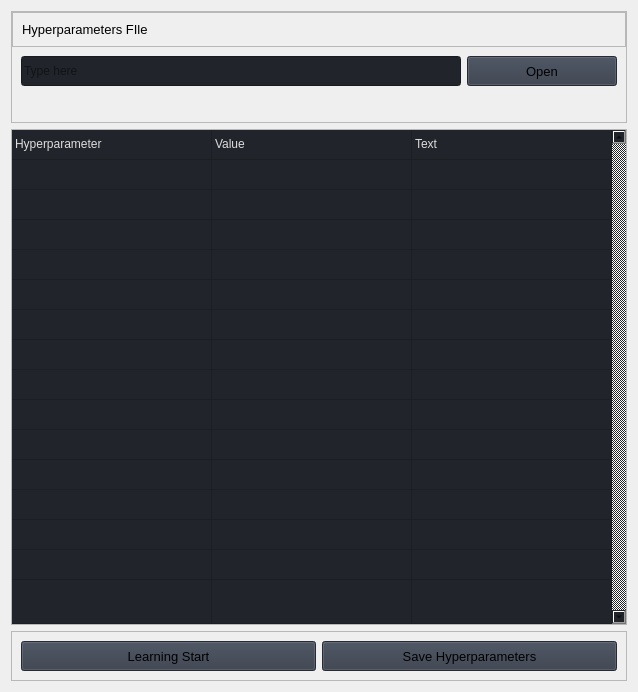
                     <widget class="QWidget" name="parameters_page">
                      <layout class="QVBoxLayout" name="verticalLayout_11">
                       <item>
                        <widget class="QFrame" name="row_4">
                         <property name="frameShape">
                          <enum>QFrame::Shape::StyledPanel</enum>
                         </property>
                         <property name="frameShadow">
                          <enum>QFrame::Shadow::Raised</enum>
                         </property>
                         <layout class="QVBoxLayout" name="verticalLayout_21">
                          <property name="spacing">
                           <number>0</number>
                          </property>
                          <property name="leftMargin">
                           <number>0</number>
                          </property>
                          <property name="topMargin">
                           <number>0</number>
                          </property>
                          <property name="rightMargin">
                           <number>0</number>
                          </property>
                          <property name="bottomMargin">
                           <number>0</number>
                          </property>
                          <item>
                           <widget class="QFrame" name="frame_div_content_2">
                            <property name="minimumSize">
                             <size>
                              <width>0</width>
                              <height>110</height>
                             </size>
                            </property>
                            <property name="maximumSize">
                             <size>
                              <width>16777215</width>
                              <height>110</height>
                             </size>
                            </property>
                            <property name="frameShape">
                             <enum>QFrame::Shape::NoFrame</enum>
                            </property>
                            <property name="frameShadow">
                             <enum>QFrame::Shadow::Raised</enum>
                            </property>
                            <layout class="QVBoxLayout" name="verticalLayout_22">
                             <property name="spacing">
                              <number>0</number>
                             </property>
                             <property name="leftMargin">
                              <number>0</number>
                             </property>
                             <property name="topMargin">
                              <number>0</number>
                             </property>
                             <property name="rightMargin">
                              <number>0</number>
                             </property>
                             <property name="bottomMargin">
                              <number>0</number>
                             </property>
                             <item>
                              <widget class="QFrame" name="frame_title_wid_2">
                               <property name="maximumSize">
                                <size>
                                 <width>16777215</width>
                                 <height>35</height>
                                </size>
                               </property>
                               <property name="frameShape">
                                <enum>QFrame::Shape::StyledPanel</enum>
                               </property>
                               <property name="frameShadow">
                                <enum>QFrame::Shadow::Raised</enum>
                               </property>
                               <layout class="QVBoxLayout" name="verticalLayout_23">
                                <item>
                                 <widget class="QLabel" name="labelBoxBlenderInstalation_2">
                                  <property name="font">
                                   <font>
                                    <family>Segoe UI</family>
                                    <pointsize>10</pointsize>
                                    <italic>false</italic>
                                    <bold>false</bold>
                                   </font>
                                  </property>
                                  <property name="styleSheet">
                                   <string notr="true"/>
                                  </property>
                                  <property name="text">
                                   <string>Hyperparameters FIle</string>
                                  </property>
                                 </widget>
                                </item>
                               </layout>
                              </widget>
                             </item>
                             <item>
                              <widget class="QFrame" name="frame_content_wid_2">
                               <property name="frameShape">
                                <enum>QFrame::Shape::NoFrame</enum>
                               </property>
                               <property name="frameShadow">
                                <enum>QFrame::Shadow::Raised</enum>
                               </property>
                               <layout class="QHBoxLayout" name="horizontalLayout_10">
                                <item>
                                 <layout class="QGridLayout" name="gridLayout_3">
                                  <property name="bottomMargin">
                                   <number>0</number>
                                  </property>
                                  <item row="0" column="0">
                                   <widget class="QLineEdit" name="filepath_lineEdit">
                                    <property name="minimumSize">
                                     <size>
                                      <width>0</width>
                                      <height>30</height>
                                     </size>
                                    </property>
                                    <property name="styleSheet">
                                     <string notr="true">background-color: rgb(33, 37, 43);</string>
                                    </property>
                                    <property name="text">
                                     <string/>
                                    </property>
                                    <property name="placeholderText">
                                     <string>Type here</string>
                                    </property>
                                   </widget>
                                  </item>
                                  <item row="0" column="1">
                                   <widget class="QPushButton" name="File_Button_3">
                                    <property name="minimumSize">
                                     <size>
                                      <width>150</width>
                                      <height>30</height>
                                     </size>
                                    </property>
                                    <property name="font">
                                     <font>
                                      <family>Segoe UI</family>
                                      <pointsize>10</pointsize>
                                      <italic>false</italic>
                                      <bold>false</bold>
                                     </font>
                                    </property>
                                    <property name="cursor">
                                     <cursorShape>PointingHandCursor</cursorShape>
                                    </property>
                                    <property name="styleSheet">
                                     <string notr="true">background-color: rgb(52, 59, 72);</string>
                                    </property>
                                    <property name="text">
                                     <string>Open</string>
                                    </property>
                                    <property name="icon">
                                     <iconset resource="resources.qrc">
                                      <normaloff>:/icons/images/icons/cil-folder-open.png</normaloff>:/icons/images/icons/cil-folder-open.png</iconset>
                                    </property>
                                   </widget>
                                  </item>
                                  <item row="1" column="0" colspan="2">
                                   <widget class="QLabel" name="labelVersion_4">
                                    <property name="styleSheet">
                                     <string notr="true">color: rgb(113, 126, 149);</string>
                                    </property>
                                    <property name="lineWidth">
                                     <number>1</number>
                                    </property>
                                    <property name="text">
                                     <string/>
                                    </property>
                                    <property name="alignment">
                                     <set>Qt::AlignmentFlag::AlignLeading|Qt::AlignmentFlag::AlignLeft|Qt::AlignmentFlag::AlignVCenter</set>
                                    </property>
                                   </widget>
                                  </item>
                                 </layout>
                                </item>
                               </layout>
                              </widget>
                             </item>
                            </layout>
                           </widget>
                          </item>
                         </layout>
                        </widget>
                       </item>
                       <item>
                        <widget class="QFrame" name="row_5">
                         <property name="minimumSize">
                          <size>
                           <width>0</width>
                           <height>150</height>
                          </size>
                         </property>
                         <property name="frameShape">
                          <enum>QFrame::Shape::StyledPanel</enum>
                         </property>
                         <property name="frameShadow">
                          <enum>QFrame::Shadow::Raised</enum>
                         </property>
                         <layout class="QHBoxLayout" name="horizontalLayout_14">
                          <property name="spacing">
                           <number>0</number>
                          </property>
                          <property name="leftMargin">
                           <number>0</number>
                          </property>
                          <property name="topMargin">
                           <number>0</number>
                          </property>
                          <property name="rightMargin">
                           <number>0</number>
                          </property>
                          <property name="bottomMargin">
                           <number>0</number>
                          </property>
                          <item>
                           <widget class="QTableWidget" name="tableWidget_2">
                            <property name="sizePolicy">
                             <sizepolicy hsizetype="Expanding" vsizetype="Expanding">
                              <horstretch>0</horstretch>
                              <verstretch>0</verstretch>
                             </sizepolicy>
                            </property>
                            <property name="palette">
                             <palette>
                              <active>
                               <colorrole role="WindowText">
                                <brush brushstyle="SolidPattern">
                                 <color alpha="255">
                                  <red>221</red>
                                  <green>221</green>
                                  <blue>221</blue>
                                 </color>
                                </brush>
                               </colorrole>
                               <colorrole role="Button">
                                <brush brushstyle="SolidPattern">
                                 <color alpha="255">
                                  <red>33</red>
                                  <green>37</green>
                                  <blue>43</blue>
                                 </color>
                                </brush>
                               </colorrole>
                               <colorrole role="Text">
                                <brush brushstyle="SolidPattern">
                                 <color alpha="255">
                                  <red>221</red>
                                  <green>221</green>
                                  <blue>221</blue>
                                 </color>
                                </brush>
                               </colorrole>
                               <colorrole role="ButtonText">
                                <brush brushstyle="SolidPattern">
                                 <color alpha="255">
                                  <red>221</red>
                                  <green>221</green>
                                  <blue>221</blue>
                                 </color>
                                </brush>
                               </colorrole>
                               <colorrole role="Base">
                                <brush brushstyle="SolidPattern">
                                 <color alpha="255">
                                  <red>33</red>
                                  <green>37</green>
                                  <blue>43</blue>
                                 </color>
                                </brush>
                               </colorrole>
                               <colorrole role="Window">
                                <brush brushstyle="SolidPattern">
                                 <color alpha="255">
                                  <red>33</red>
                                  <green>37</green>
                                  <blue>43</blue>
                                 </color>
                                </brush>
                               </colorrole>
                               <colorrole role="PlaceholderText">
                                <brush brushstyle="SolidPattern">
                                 <color alpha="255">
                                  <red>221</red>
                                  <green>221</green>
                                  <blue>221</blue>
                                 </color>
                                </brush>
                               </colorrole>
                              </active>
                              <inactive>
                               <colorrole role="WindowText">
                                <brush brushstyle="SolidPattern">
                                 <color alpha="255">
                                  <red>221</red>
                                  <green>221</green>
                                  <blue>221</blue>
                                 </color>
                                </brush>
                               </colorrole>
                               <colorrole role="Button">
                                <brush brushstyle="SolidPattern">
                                 <color alpha="255">
                                  <red>33</red>
                                  <green>37</green>
                                  <blue>43</blue>
                                 </color>
                                </brush>
                               </colorrole>
                               <colorrole role="Text">
                                <brush brushstyle="SolidPattern">
                                 <color alpha="255">
                                  <red>221</red>
                                  <green>221</green>
                                  <blue>221</blue>
                                 </color>
                                </brush>
                               </colorrole>
                               <colorrole role="ButtonText">
                                <brush brushstyle="SolidPattern">
                                 <color alpha="255">
                                  <red>221</red>
                                  <green>221</green>
                                  <blue>221</blue>
                                 </color>
                                </brush>
                               </colorrole>
                               <colorrole role="Base">
                                <brush brushstyle="SolidPattern">
                                 <color alpha="255">
                                  <red>33</red>
                                  <green>37</green>
                                  <blue>43</blue>
                                 </color>
                                </brush>
                               </colorrole>
                               <colorrole role="Window">
                                <brush brushstyle="SolidPattern">
                                 <color alpha="255">
                                  <red>33</red>
                                  <green>37</green>
                                  <blue>43</blue>
                                 </color>
                                </brush>
                               </colorrole>
                               <colorrole role="PlaceholderText">
                                <brush brushstyle="SolidPattern">
                                 <color alpha="255">
                                  <red>221</red>
                                  <green>221</green>
                                  <blue>221</blue>
                                 </color>
                                </brush>
                               </colorrole>
                              </inactive>
                              <disabled>
                               <colorrole role="WindowText">
                                <brush brushstyle="SolidPattern">
                                 <color alpha="255">
                                  <red>221</red>
                                  <green>221</green>
                                  <blue>221</blue>
                                 </color>
                                </brush>
                               </colorrole>
                               <colorrole role="Button">
                                <brush brushstyle="SolidPattern">
                                 <color alpha="255">
                                  <red>33</red>
                                  <green>37</green>
                                  <blue>43</blue>
                                 </color>
                                </brush>
                               </colorrole>
                               <colorrole role="Text">
                                <brush brushstyle="SolidPattern">
                                 <color alpha="255">
                                  <red>221</red>
                                  <green>221</green>
                                  <blue>221</blue>
                                 </color>
                                </brush>
                               </colorrole>
                               <colorrole role="ButtonText">
                                <brush brushstyle="SolidPattern">
                                 <color alpha="255">
                                  <red>221</red>
                                  <green>221</green>
                                  <blue>221</blue>
                                 </color>
                                </brush>
                               </colorrole>
                               <colorrole role="Base">
                                <brush brushstyle="SolidPattern">
                                 <color alpha="255">
                                  <red>33</red>
                                  <green>37</green>
                                  <blue>43</blue>
                                 </color>
                                </brush>
                               </colorrole>
                               <colorrole role="Window">
                                <brush brushstyle="SolidPattern">
                                 <color alpha="255">
                                  <red>33</red>
                                  <green>37</green>
                                  <blue>43</blue>
                                 </color>
                                </brush>
                               </colorrole>
                               <colorrole role="PlaceholderText">
                                <brush brushstyle="SolidPattern">
                                 <color alpha="255">
                                  <red>221</red>
                                  <green>221</green>
                                  <blue>221</blue>
                                 </color>
                                </brush>
                               </colorrole>
                              </disabled>
                             </palette>
                            </property>
                            <property name="styleSheet">
                             <string notr="true">background-color: rgb(33, 37, 43);</string>
                            </property>
                            <property name="frameShape">
                             <enum>QFrame::Shape::NoFrame</enum>
                            </property>
                            <property name="verticalScrollBarPolicy">
                             <enum>Qt::ScrollBarPolicy::ScrollBarAlwaysOn</enum>
                            </property>
                            <property name="sizeAdjustPolicy">
                             <enum>QAbstractScrollArea::SizeAdjustPolicy::AdjustToContents</enum>
                            </property>
                            <property name="editTriggers">
                             <set>QAbstractItemView::EditTrigger::NoEditTriggers</set>
                            </property>
                            <property name="selectionMode">
                             <enum>QAbstractItemView::SelectionMode::SingleSelection</enum>
                            </property>
                            <property name="selectionBehavior">
                             <enum>QAbstractItemView::SelectionBehavior::SelectRows</enum>
                            </property>
                            <property name="showGrid">
                             <bool>true</bool>
                            </property>
                            <property name="gridStyle">
                             <enum>Qt::PenStyle::SolidLine</enum>
                            </property>
                            <property name="sortingEnabled">
                             <bool>false</bool>
                            </property>
                            <attribute name="horizontalHeaderVisible">
                             <bool>false</bool>
                            </attribute>
                            <attribute name="horizontalHeaderCascadingSectionResizes">
                             <bool>true</bool>
                            </attribute>
                            <attribute name="horizontalHeaderDefaultSectionSize">
                             <number>200</number>
                            </attribute>
                            <attribute name="horizontalHeaderStretchLastSection">
                             <bool>true</bool>
                            </attribute>
                            <attribute name="verticalHeaderVisible">
                             <bool>false</bool>
                            </attribute>
                            <attribute name="verticalHeaderCascadingSectionResizes">
                             <bool>false</bool>
                            </attribute>
                            <attribute name="verticalHeaderHighlightSections">
                             <bool>false</bool>
                            </attribute>
                            <attribute name="verticalHeaderStretchLastSection">
                             <bool>true</bool>
                            </attribute>
                            <row>
                             <property name="text">
                              <string>1</string>
                             </property>
                             <property name="font">
                              <font>
                               <family>Segoe UI</family>
                              </font>
                             </property>
                            </row>
                            <row>
                             <property name="text">
                              <string>New Row</string>
                             </property>
                            </row>
                            <row>
                             <property name="text">
                              <string>New Row</string>
                             </property>
                            </row>
                            <row>
                             <property name="text">
                              <string>New Row</string>
                             </property>
                            </row>
                            <row>
                             <property name="text">
                              <string>New Row</string>
                             </property>
                            </row>
                            <row>
                             <property name="text">
                              <string>New Row</string>
                             </property>
                            </row>
                            <row>
                             <property name="text">
                              <string>New Row</string>
                             </property>
                            </row>
                            <row>
                             <property name="text">
                              <string>New Row</string>
                             </property>
                            </row>
                            <row>
                             <property name="text">
                              <string>New Row</string>
                             </property>
                            </row>
                            <row>
                             <property name="text">
                              <string>New Row</string>
                             </property>
                            </row>
                            <row>
                             <property name="text">
                              <string>New Row</string>
                             </property>
                            </row>
                            <row>
                             <property name="text">
                              <string>New Row</string>
                             </property>
                            </row>
                            <row>
                             <property name="text">
                              <string>New Row</string>
                             </property>
                            </row>
                            <row>
                             <property name="text">
                              <string>New Row</string>
                             </property>
                            </row>
                            <row>
                             <property name="text">
                              <string>New Row</string>
                             </property>
                            </row>
                            <row>
                             <property name="text">
                              <string>New Row</string>
                             </property>
                            </row>
                            <column>
                             <property name="text">
                              <string>0</string>
                             </property>
                            </column>
                            <column>
                             <property name="text">
                              <string>1</string>
                             </property>
                            </column>
                            <column>
                             <property name="text">
                              <string>2</string>
                             </property>
                            </column>
                            <item row="0" column="0">
                             <property name="text">
                              <string>Hyperparameter</string>
                             </property>
                            </item>
                            <item row="0" column="1">
                             <property name="text">
                              <string>Value</string>
                             </property>
                            </item>
                            <item row="0" column="2">
                             <property name="text">
                              <string>Text</string>
                             </property>
                            </item>
                           </widget>
                          </item>
                         </layout>
                        </widget>
                       </item>
                       <item>
                        <widget class="QFrame" name="frame">
                         <property name="frameShape">
                          <enum>QFrame::Shape::StyledPanel</enum>
                         </property>
                         <property name="frameShadow">
                          <enum>QFrame::Shadow::Raised</enum>
                         </property>
                         <layout class="QHBoxLayout" name="horizontalLayout_6">
                          <item>
                           <widget class="QPushButton" name="pushButton_4">
                            <property name="minimumSize">
                             <size>
                              <width>150</width>
                              <height>30</height>
                             </size>
                            </property>
                            <property name="font">
                             <font>
                              <family>Segoe UI</family>
                              <pointsize>10</pointsize>
                              <italic>false</italic>
                              <bold>false</bold>
                             </font>
                            </property>
                            <property name="cursor">
                             <cursorShape>PointingHandCursor</cursorShape>
                            </property>
                            <property name="styleSheet">
                             <string notr="true">background-color: rgb(52, 59, 72);</string>
                            </property>
                            <property name="text">
                             <string>Learning Start</string>
                            </property>
                            <property name="icon">
                             <iconset resource="resources.qrc">
                              <normaloff>:/icons/images/icons/cil-caret-right.png</normaloff>:/icons/images/icons/cil-caret-right.png</iconset>
                            </property>
                           </widget>
                          </item>
                          <item>
                           <widget class="QPushButton" name="SavePerarametersButton">
                            <property name="minimumSize">
                             <size>
                              <width>150</width>
                              <height>30</height>
                             </size>
                            </property>
                            <property name="font">
                             <font>
                              <family>Segoe UI</family>
                              <pointsize>10</pointsize>
                              <italic>false</italic>
                              <bold>false</bold>
                             </font>
                            </property>
                            <property name="cursor">
                             <cursorShape>PointingHandCursor</cursorShape>
                            </property>
                            <property name="styleSheet">
                             <string notr="true">background-color: rgb(52, 59, 72);</string>
                            </property>
                            <property name="text">
                             <string>Save Hyperparameters</string>
                            </property>
                            <property name="icon">
                             <iconset resource="resources.qrc">
                              <normaloff>:/icons/images/icons/cil-save.png</normaloff>:/icons/images/icons/cil-save.png</iconset>
                            </property>
                           </widget>
                          </item>
                         </layout>
                        </widget>
                       </item>
                      </layout>
                     </widget>
